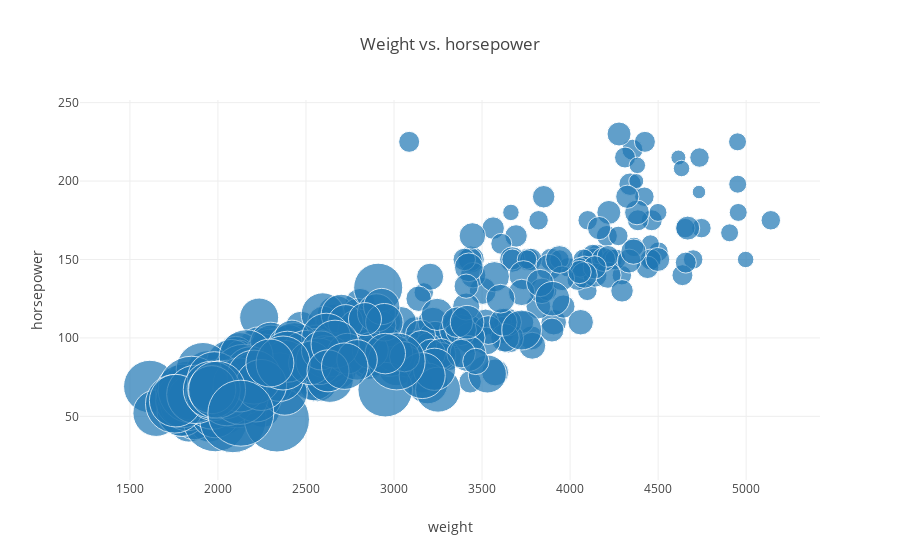

This figure's notebook cell:
### Code cell
import plotly.offline as pyo
import plotly.graph_objs as go
import pandas as pd

df = pd.read_csv('data/mpg.csv')

data = [go.Scatter(          # start with a normal scatter plot
    x=df['weight'],
    y=df['horsepower'],
    text=df['name'],
    mode='markers',
    marker=dict(size=1.5*df['mpg']) # set the marker size
)]

layout = go.Layout(
    title='Weight vs. horsepower',
    xaxis = dict(title = 'weight'), # x-axis label
    yaxis = dict(title = 'horsepower'),        # y-axis label
    hovermode='closest'
)
fig = go.Figure(data=data, layout=layout)
pyo.iplot(fig, filename='bubble1.html')

### Figure 1 — Plotly figure (JSON) as saved in the notebook; plotly's stock layout.template omitted (floating-point values rounded to 4 significant figures; data arrays with more than 128 entries replaced by an {"elided": "..."} marker saying what was removed)
{"data": [{"marker": {"size": {"elided": "398 float values"}}, "mode": "markers", "text": {"elided": "398 str values"}, "type": "scatter", "x": {"elided": "398 int values"}, "y": {"elided": "398 str values"}}], "layout": {"hovermode": "closest", "title": "Weight vs. horsepower", "xaxis": {"title": "weight"}, "yaxis": {"title": "horsepower"}}}
